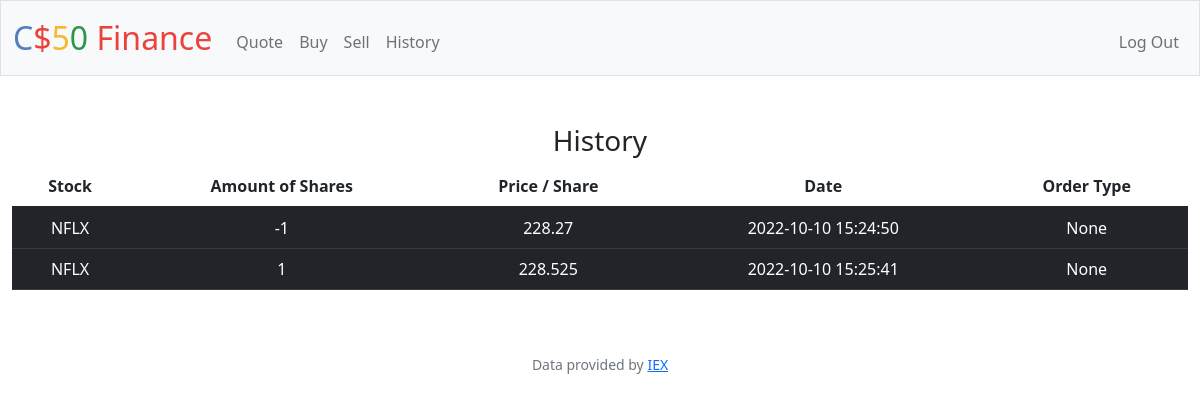
Page /history (signed in) on the earlier database version.
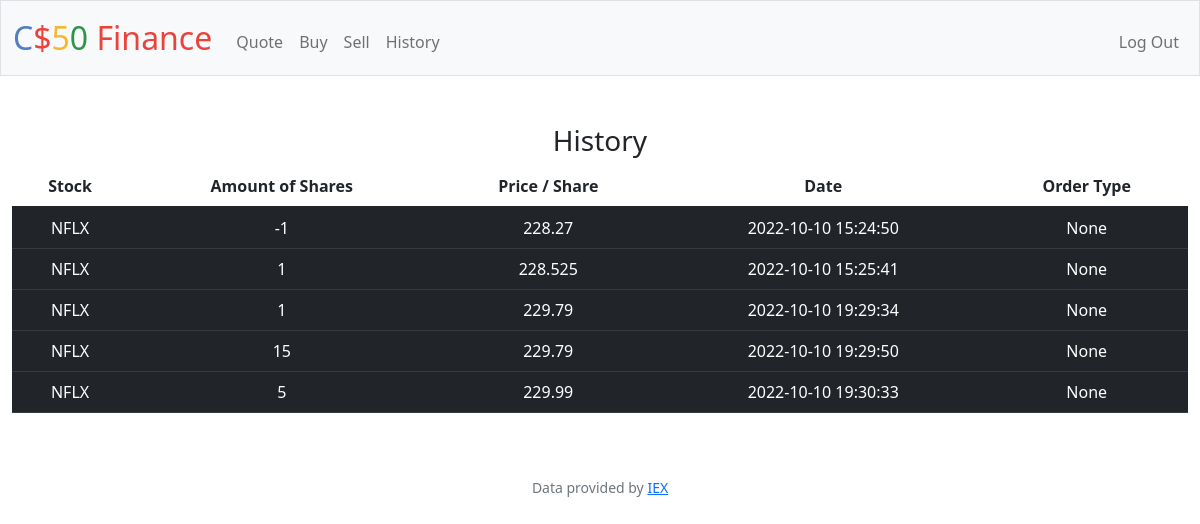
Same page on the later database version.
### tables this page shows
CREATE TABLE 'Purchases' ('symbol' TEXT, 'shares' INTEGER, 'price' REAL, 'date' DATETIME, 'id'  INTEGER PRIMARY KEY  , 'user_id' INTEGER, 'transaction' TEXT);

### app.py (the view)
@app.route("/history")
@login_required
def history():
    if request.method == "GET":
        user_id = session["user_id"]
        purchases_db = db.execute("SELECT * FROM purchases WHERE user_id = ?", user_id)
        return render_template("history.html", database=purchases_db)

### app.py (called while the page is built)
@app.after_request
def after_request(response):
    response.headers["Cache-Control"] = "no-cache, no-store, must-revalidate"
    response.headers["Expires"] = 0
    response.headers["Pragma"] = "no-cache"
    return response

### helpers.py (called while the page is built)
def login_required(f):
    @wraps(f)
    def decorated_function(*args, **kwargs):
        if session.get("user_id") is None:
            return redirect("/login")
        return f(*args, **kwargs)
    return decorated_function

### templates/history.html (shortened to what this page needs)
{% extends "layout.html" %}
{% block main %}
<h3>History</h3>
<div class="section" >
 <table class="table table-striped-columns">
    <thead>
        <tr>
            <th scope="col">Stock</th>
            <th cope="col">Amount of Shares</th>
            <th scope="col">Price / Share</th>
            <th scope="col">Date</th>
            <th scope="col">Order Type</th>
        </tr>
    </thead>
    <tbody>
        {% for row in database %}
        <tr class="table-dark">
            <td class="table-dark"> {{ row["symbol"] }} </td>
            <td class="table-dark"> {{ row["shares"] }} </td>
            <td class="table-dark"> {{ row["price"] }} </td>
            <td class="table-dark"> {{ row["date"] }} </td>
            <td class="table-dark"> {{ row["transaction"] }} </td>
        </tr>
        {% endfor %}
    </tbody>
    </table>
 </div>
{% endblock %}

### templates/layout.html (shortened to what this page needs)
<!DOCTYPE html>
<html lang="en">
    <head>
        <link href="https://cdn.jsdelivr.net/npm/bootstrap@5.1.3/dist/css/bootstrap.min.css" rel="stylesheet">
        <link href="/static/styles.css" rel="stylesheet">
    </head>
    <body>
        <nav class="bg-light border navbar navbar-expand-md navbar-light">
            <div class="container-fluid">
                <a class="navbar-brand" href="/"><span class="blue">C</span><span class="red">$</span><span class="yellow">5</span><span class="green">0</span> <span class="red">Finance</span></a>
                <div class="collapse navbar-collapse" id="navbar">
                    {% if session["user_id"] %}
                        <ul class="navbar-nav me-auto mt-2">
                            <li class="nav-item"><a class="nav-link" href="/quote">Quote</a></li>
                            <li class="nav-item"><a class="nav-link" href="/buy">Buy</a></li>
                            <li class="nav-item"><a class="nav-link" href="/sell">Sell</a></li>
                            <li class="nav-item"><a class="nav-link" href="/history">History</a></li>
                        </ul>
                        <ul class="navbar-nav ms-auto mt-2">
                            <li class="nav-item"><a class="nav-link" href="/logout">Log Out</a></li>
                        </ul>
                    {% else %}
                        <ul class="navbar-nav ms-auto mt-2">
                            <li class="nav-item"><a class="nav-link" href="/register">Register</a></li>
                            <li class="nav-item"><a class="nav-link" href="/login">Log In</a></li>
                        </ul>
                    {% endif %}
                </div>
            </div>
        </nav>
        <main class="container-fluid py-5 text-center">
            {% block main %}{% endblock %}
        </main>
        <footer class="mb-5 small text-center text-muted">
            Data provided by <a href="https://iexcloud.io/">IEX</a>
        </footer>
    </body>
</html>

### static/styles.css (style rules this page uses)
nav .navbar-brand { font-size: xx-large; }
nav .navbar-brand .blue { color: #537fbe; }
nav .navbar-brand .red { color: #ea433b; }
nav .navbar-brand .yellow { color: #f5b82e; }
nav .navbar-brand .green { color: #2e944b; }

Differences in the rows shown:
added Purchases: symbol "NFLX", shares "1", price "229.79", date "2022-10-10 19:29:34", transaction "None"
added Purchases: symbol "NFLX", shares "15", price "229.79", date "2022-10-10 19:29:50", transaction "None"
added Purchases: symbol "NFLX", shares "5", price "229.99", date "2022-10-10 19:30:33", transaction "None"
